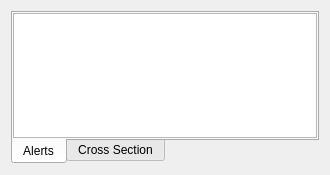
<?xml version="1.0" encoding="UTF-8"?>
<ui version="4.0">
 <class>NozzlePreview</class>
 <widget class="QWidget" name="NozzlePreview">
  <property name="geometry">
   <rect>
    <x>0</x>
    <y>0</y>
    <width>330</width>
    <height>175</height>
   </rect>
  </property>
  <property name="sizePolicy">
   <sizepolicy hsizetype="Fixed" vsizetype="Fixed">
    <horstretch>0</horstretch>
    <verstretch>0</verstretch>
   </sizepolicy>
  </property>
  <property name="minimumSize">
   <size>
    <width>330</width>
    <height>175</height>
   </size>
  </property>
  <property name="maximumSize">
   <size>
    <width>330</width>
    <height>175</height>
   </size>
  </property>
  <property name="windowTitle">
   <string>Form</string>
  </property>
  <layout class="QVBoxLayout" name="verticalLayout">
   <item>
    <widget class="QTabWidget" name="tabWidget">
     <property name="tabPosition">
      <enum>QTabWidget::South</enum>
     </property>
     <property name="currentIndex">
      <number>0</number>
     </property>
     <widget class="QListWidget" name="tabAlerts">
      <attribute name="title">
       <string>Alerts</string>
      </attribute>
     </widget>
     <widget class="QGraphicsView" name="tabCrossSection">
      <attribute name="title">
       <string>Cross Section</string>
      </attribute>
     </widget>
    </widget>
   </item>
  </layout>
 </widget>
 <resources/>
 <connections/>
</ui>
